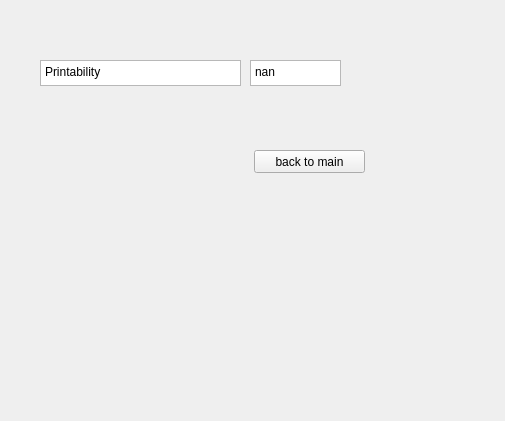
<?xml version="1.0" encoding="UTF-8"?>
<ui version="4.0">
 <class>secondwindow_flowrate</class>
 <widget class="QWidget" name="secondwindow_flowrate">
  <property name="geometry">
   <rect>
    <x>0</x>
    <y>0</y>
    <width>505</width>
    <height>421</height>
   </rect>
  </property>
  <property name="windowTitle">
   <string>Form</string>
  </property>
  <widget class="QTextEdit" name="needschange">
   <property name="geometry">
    <rect>
     <x>40</x>
     <y>60</y>
     <width>201</width>
     <height>26</height>
    </rect>
   </property>
   <property name="html">
    <string>&lt;!DOCTYPE HTML PUBLIC &quot;-//W3C//DTD HTML 4.0//EN&quot; &quot;http://www.w3.org/TR/REC-html40/strict.dtd&quot;&gt;
&lt;html&gt;&lt;head&gt;&lt;meta name=&quot;qrichtext&quot; content=&quot;1&quot; /&gt;&lt;style type=&quot;text/css&quot;&gt;
p, li { white-space: pre-wrap; }
&lt;/style&gt;&lt;/head&gt;&lt;body style=&quot; font-family:'Gulim'; font-size:9pt; font-weight:400; font-style:normal;&quot;&gt;
&lt;p style=&quot; margin-top:0px; margin-bottom:0px; margin-left:0px; margin-right:0px; -qt-block-indent:0; text-indent:0px;&quot;&gt;Printability&lt;/p&gt;&lt;/body&gt;&lt;/html&gt;</string>
   </property>
  </widget>
  <widget class="QTextEdit" name="textEdit_2">
   <property name="geometry">
    <rect>
     <x>250</x>
     <y>60</y>
     <width>91</width>
     <height>26</height>
    </rect>
   </property>
   <property name="html">
    <string>&lt;!DOCTYPE HTML PUBLIC &quot;-//W3C//DTD HTML 4.0//EN&quot; &quot;http://www.w3.org/TR/REC-html40/strict.dtd&quot;&gt;
&lt;html&gt;&lt;head&gt;&lt;meta name=&quot;qrichtext&quot; content=&quot;1&quot; /&gt;&lt;style type=&quot;text/css&quot;&gt;
p, li { white-space: pre-wrap; }
&lt;/style&gt;&lt;/head&gt;&lt;body style=&quot; font-family:'Gulim'; font-size:9pt; font-weight:400; font-style:normal;&quot;&gt;
&lt;p style=&quot; margin-top:0px; margin-bottom:0px; margin-left:0px; margin-right:0px; -qt-block-indent:0; text-indent:0px;&quot;&gt;nan&lt;/p&gt;&lt;/body&gt;&lt;/html&gt;</string>
   </property>
  </widget>
  <widget class="QPushButton" name="btn_second">
   <property name="geometry">
    <rect>
     <x>254</x>
     <y>150</y>
     <width>111</width>
     <height>23</height>
    </rect>
   </property>
   <property name="text">
    <string>back to main</string>
   </property>
  </widget>
 </widget>
 <resources/>
 <connections>
  <connection>
   <sender>btn_second</sender>
   <signal>clicked()</signal>
   <receiver>secondwindow_flowrate</receiver>
   <slot>btn_second_to_main()</slot>
   <hints>
    <hint type="sourcelabel">
     <x>321</x>
     <y>158</y>
    </hint>
    <hint type="destinationlabel">
     <x>352</x>
     <y>214</y>
    </hint>
   </hints>
  </connection>
 </connections>
 <slots>
  <slot>btn_second_to_main()</slot>
 </slots>
</ui>
